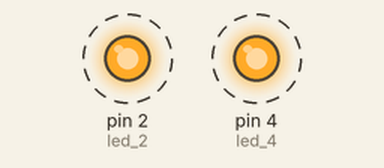
Simulated run of this sketch. Board: Arduino Uno, built with avr-gcc and run on an emulated ATmega328P. Shown: output pins drawn as LEDs (lit = HIGH). Dashed ring = blinking.

Above: at 0.5 s.
Timing chart, 0 to 4.6 s (numbered marks = the images above):
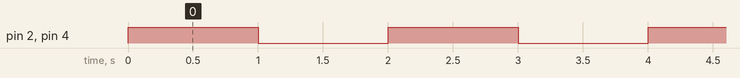

Measured:
- by itself, pin 2 (led_2), pin 4 (led_4): alternates HIGH for 1.0 s and LOW for 1.0 s

The sketch:

led_iguais.ino
```cpp
int led_2 = 2;
int led_4 = 4;
void setup() {
  // put your setup code here, to run once:
  pinMode(led_2, OUTPUT);
  pinMode(led_4, OUTPUT);
}

void loop() {
  // put your main code here, to run repeatedly:
  digitalWrite(led_4, HIGH);
  digitalWrite(led_2, HIGH);
  delay(1000);

  digitalWrite(led_4, LOW);
  digitalWrite(led_2, LOW);
  delay(1000);
}
```
